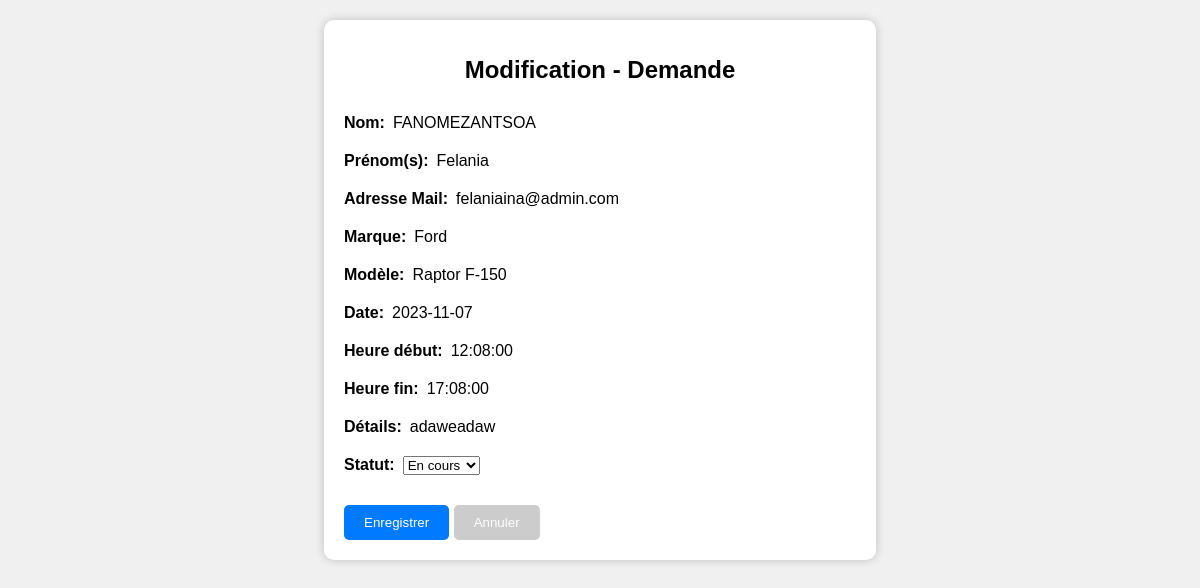
The page /admin/edit_demande.php?ID_demande=41 on the database as committed earlier.
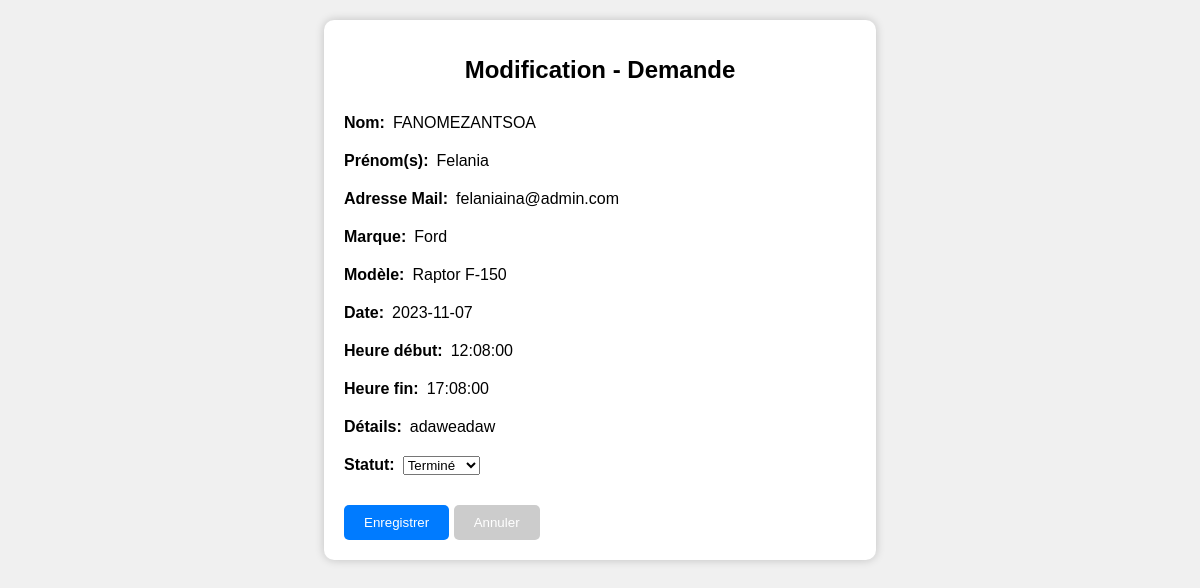
The same page on the database as committed later.
### tables this page shows
CREATE TABLE `demande` (
  `ID_demande` int(11) NOT NULL,
  `idinscription` varchar(250) DEFAULT NULL,
  `nom` varchar(50) DEFAULT NULL,
  `prenom` varchar(50) DEFAULT NULL,
  `email` varchar(250) DEFAULT NULL,
  `Id_Voiture` varchar(50) DEFAULT NULL,
  `marque` varchar(50) DEFAULT NULL,
  `modele` varchar(50) DEFAULT NULL,
  `details` varchar(50) DEFAULT NULL,
  `date1` date DEFAULT NULL,
  `date2` date DEFAULT NULL,
  `heure1` time DEFAULT NULL,
  `heure2` time DEFAULT NULL,
  `Statuts1` varchar(255) NOT NULL
);

### admin/edit_demande.php (the view, shortened to what the changed rows need)
<!DOCTYPE html>
    <html lang="en">
        <head>
            <link rel="stylesheet" href="../Css/admin/custum.css">
                <?php
                    $servername = "localhost";
                    $username = "root";
                    $password = "";
                    $dbname = "supercar";
                    $conn = mysqli_connect($servername, $username, $password, $dbname);
                    if ($_SERVER["REQUEST_METHOD"] == "POST") {
                        $id = $_POST["Id_demande"];
                        $Status1 = $_POST["Status1"];
                        $sql = "UPDATE demande SET Statuts1='$Status1' WHERE ID_demande='$id'";
                        if (mysqli_query($conn, $sql)) {
                            header("location: demande.php");
                            exit();
                        } else {
                            echo "Error updating record: " . mysqli_error($conn);
                        }
                    } else {
                        $id = $_GET["ID_demande"];
                            $sql = "SELECT * FROM demande WHERE ID_demande='$id'";
                        $result = mysqli_query($conn, $sql);
                        if (mysqli_num_rows($result) == 1) {
                            $row = mysqli_fetch_assoc($result);
                            $nom = $row["nom"];
                            $prenom = $row["prenom"];
                            $email = $row["email"];
                            $marque = $row["marque"];
                            $modele = $row["modele"];
                            $details = $row["details"];
                            $date1 = $row["date1"];
                            $heure1 = $row["heure1"];
                            $heure2 = $row["heure2"];
                            $Status1 = $row["Statuts1"];
                        } else {
                            echo "Record not found";
                        }
                    }
                ?>
        <body>
            <div class="container" id="edit_demande">
                <h1>Modification - Demande</h1>
                <div class="profile-form">
                    <form id="show_demande" method="post" action="edit_demande.php">
                        <table>
                                    <div class="form-group">
                                        <label for="nom">Nom:</label>&ensp;
                                        <span id="nom"><?php echo $nom; ?></span>
                                    </div>
                                    <div class="form-group">
                                        <label for="prenom">Prénom(s):</label>&ensp;
                                        <span id="prenom"><?php echo $prenom; ?></span>
                                    </div>
                                    <div class="form-group">
                                        <label for="email">Adresse Mail:</label>&ensp;
                                        <span id="email"><?php echo $email; ?></span>
                                    </div>
                                    <div class="form-group">
                                        <label for="marque">Marque:</label>&ensp;
                                        <span id="marque"><?php echo $marque; ?></span>
                                    </div>
                                    <div class="form-group">
                                        <label for="modele">Modèle:</label>&ensp;
                                        <span id="modele"><?php echo $modele; ?></span>
                                    </div>
                                    <div class="form-group">
                                        <label>Date:</label>&ensp;
                                        <span name="date1"> <?php echo $date1; ?></span>
                                    </div>
                                    <div class="form-group">
                                        <label for="heure1">Heure début:</label>&ensp;
                                        <span id="heure1"><?php echo $heure1; ?></span>
                                    </div>
                                    <div class="form-group">
                                        <label for="heure2">Heure fin:</label>&ensp;
                                        <span id="heure2"><?php echo $heure2; ?></span>
                                    </div>
                                    <div class="form-group">
                                        <label for="details">Détails:</label>&ensp;
                                        <span id="details"><?php echo $details; ?></span>
                                    </div>
                        </table>
                        <div class="form-group">
                            <label for="Status1">Statut:</label>&ensp;
                            <select id="Status1" name="Status1">
                                <option value="En cours" <?php if ($Status1 === "En cours") echo "selected"; ?>>En cours</option>
                                <option value="Terminé" <?php if ($Status1 === "Terminé") echo "selected"; ?>>Terminé</option>
                            </select>
                        </div>
                    </form>
                </div>
            </div>
        </body>
    </html>

Rows that differ between the two databases and show on the page:
changed demande "FANOMEZANTSOA": Status1 "En cours" → "Terminé"
